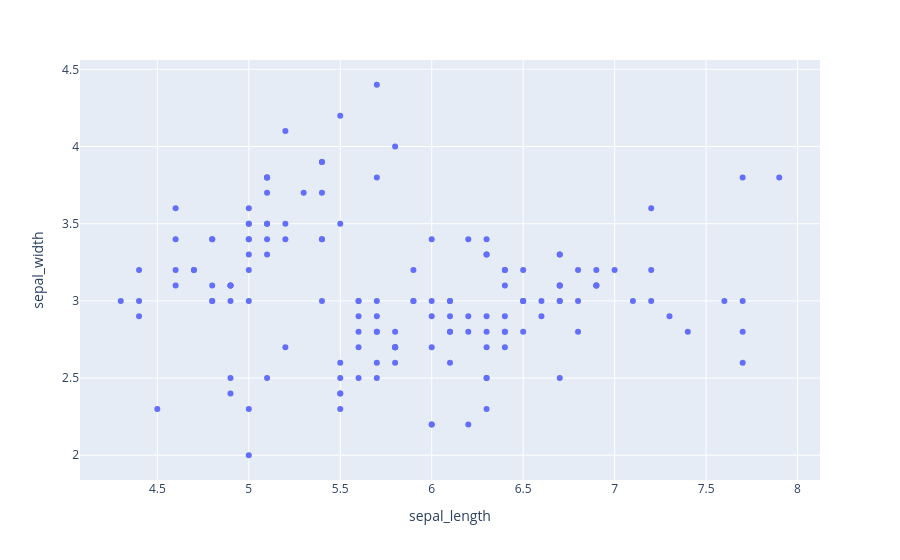
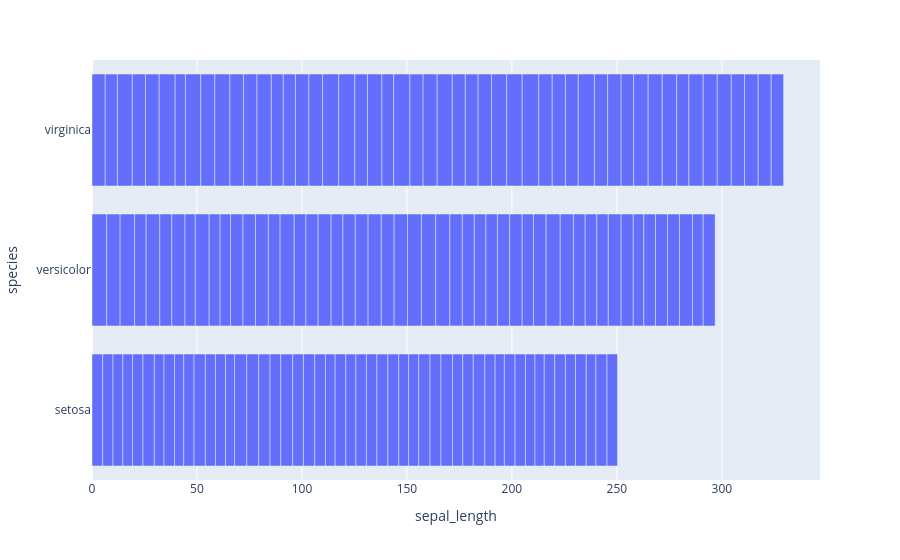

Notebook source saved alongside these figures, in order:
### Code cell
import plotly.express as px
import pandas as pd

df = px.data.iris()

print(df.head())

fig = px.scatter(df, x= "sepal_length", y= "sepal_width")

fig.show()

fig1 = px.bar(df, x= "sepal_length", y= "species")

fig1.show()

fig1.write_html("plot.html")

### Figure 1 — Plotly figure (JSON) as saved in the notebook; plotly's stock layout.template omitted (floating-point values rounded to 4 significant figures; data arrays with more than 128 entries replaced by an {"elided": "..."} marker saying what was removed)
{"data": [{"hovertemplate": "sepal_length=%{x}<br>sepal_width=%{y}<extra></extra>", "legendgroup": "", "marker": {"color": "#636efa", "symbol": "circle"}, "mode": "markers", "name": "", "orientation": "v", "showlegend": false, "type": "scatter", "x": {"elided": "150 float values"}, "xaxis": "x", "y": {"elided": "150 float values"}, "yaxis": "y"}], "layout": {"legend": {"tracegroupgap": 0}, "margin": {"t": 60}, "xaxis": {"anchor": "y", "domain": [0, 1], "title": {"text": "sepal_length"}}, "yaxis": {"anchor": "x", "domain": [0, 1], "title": {"text": "sepal_width"}}}}

### Figure 2 — Plotly figure (JSON) as saved in the notebook; plotly's stock layout.template omitted (floating-point values rounded to 4 significant figures; data arrays with more than 128 entries replaced by an {"elided": "..."} marker saying what was removed)
{"data": [{"hovertemplate": "sepal_length=%{x}<br>species=%{y}<extra></extra>", "legendgroup": "", "marker": {"color": "#636efa", "pattern": {"shape": ""}}, "name": "", "orientation": "h", "showlegend": false, "textposition": "auto", "type": "bar", "x": {"elided": "150 float values"}, "xaxis": "x", "y": {"elided": "150 str values"}, "yaxis": "y"}], "layout": {"barmode": "relative", "legend": {"tracegroupgap": 0}, "margin": {"t": 60}, "xaxis": {"anchor": "y", "domain": [0, 1], "title": {"text": "sepal_length"}}, "yaxis": {"anchor": "x", "domain": [0, 1], "title": {"text": "species"}}}}
